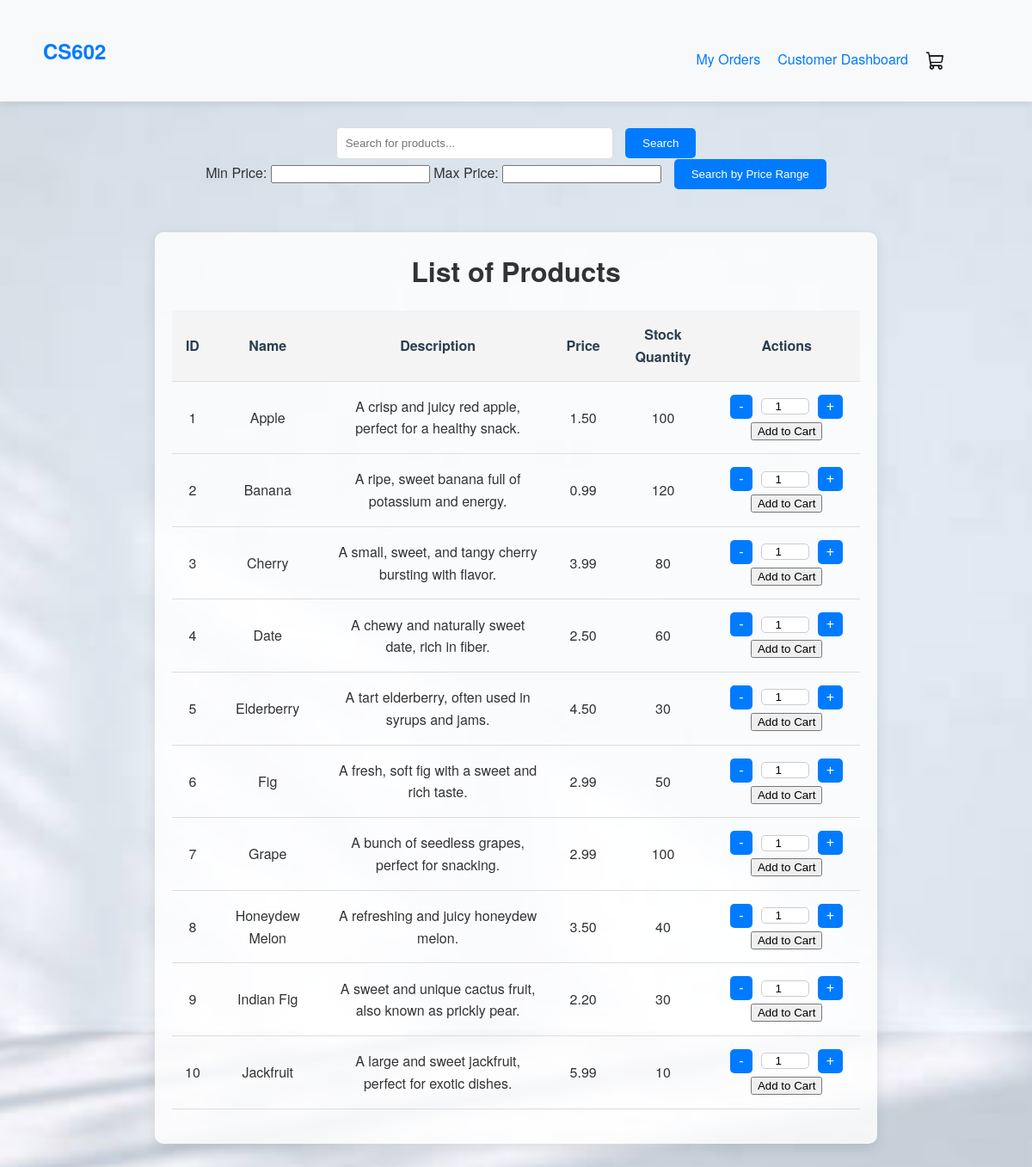
Screenshot of /list_products.php with the database file from the repository.
### tables this page shows
CREATE TABLE products (
                          id INT AUTO_INCREMENT PRIMARY KEY,
                          name VARCHAR(255) NOT NULL,
                          description TEXT,
                          price DECIMAL(10, 2) NOT NULL,
                          stock_quantity INT NOT NULL
);

### list_products.php (the view, shortened to what this page needs)
<?php
require_once('database.php');
$is_admin = isset($_GET['admin']) && $_GET['admin'] == 'true';
$sql = "SELECT * FROM products";
$result = $conn->query($sql);
?>
<!DOCTYPE html>
<html lang="en">
<head>
    <link rel="stylesheet" href="css/main.css">
</head>
<body>
<div class="main-header">
    <div class="logo">
        <a href="index.php"><h2>CS602</h2></a>
    </div>
    <div class="main-nav-links">
        <?php if ($is_admin): ?>
            <a href="admin_dashboard.php">Admin Dashboard</a>
            <a href="add_product.php">Add Product</a>
            <a href="list_customers.php">List of Customers</a>
            <a href="manage_orders.php">Manage Orders</a>
        <?php else: ?>
            <a href="my_orders.php">My Orders</a>
            <a href="customer_dashboard.php">Customer Dashboard</a>
            <a href="shopping_cart.php">
                <img src="images/shopping_cart.png" alt="Shopping Cart" style="height: 24px; vertical-align: middle;">
            </a>
        <?php endif; ?>
    </div>
</div>
<div class="search-container">
    <form method="get" action="search_product.php">
        <input type="text" name="query" placeholder="Search for products...">
        <input type="submit" value="Search">
    </form>
    <form method="get" action="search_product.php">
        <label for="min_price">Min Price:</label>
        <input type="number" name="min_price" id="min_price" step="0.01">
        <label for="max_price">Max Price:</label>
        <input type="number" name="max_price" id="max_price" step="0.01">
        <input type="submit" value="Search by Price Range">
    </form>
</div>
<div class="container">
    <h1 style="text-align:center;">List of Products</h1>
    <table>
        <thead>
        <tr>
            <th>ID</th>
            <th>Name</th>
            <th>Description</th>
            <th>Price</th>
            <th>Stock Quantity</th>
            <th>Actions</th>
        </tr>
        </thead>
        <tbody>
        <?php
        if ($result->num_rows > 0) {
            while($row = $result->fetch_assoc()) {
                echo "<tr>
                        <td>".$row['id']."</td>
                        <td>".$row['name']."</td>
                        <td>".$row['description']."</td>
                        <td>".$row['price']."</td>
                        <td>".$row['stock_quantity']."</td>
                        <td>";
                if ($is_admin) {
                    echo "<form method='post' action='update_stock.php' class='update-stock-form'>
                            <input type='hidden' name='product_id' value='".$row['id']."'>
                            <input type='number' name='new_stock_quantity' value='".$row['stock_quantity']."' min='0'>
                            <input type='submit' value='Update Stock' class='update-stock-btn'>
                          </form>
                          <a href='delete_product.php?id=".$row['id']."' onclick=\"return confirm('Are you sure you want to delete this product?');\">Delete</a>";
                } else {
                    echo "<form method='post' action='shopping_cart.php'>
                            <input type='hidden' name='product_id' value='".$row['id']."'>
                            <div class='quantity-controls'>
                                <button type='button' onclick='decrementQuantity(this)'>-</button>
                                <input type='number' name='quantity' value='1' min='1' max='".$row['stock_quantity']."' readonly>
                                <button type='button' onclick='incrementQuantity(this)'>+</button>
                            </div>
                            <input type='submit' value='Add to Cart'>
                          </form>";
                }
                echo "</td>
                    </tr>";
            }
        } else {
            echo "<tr><td colspan='6' style='text-align: center;'>No products found</td></tr>";
        }
        ?>
        </tbody>
    </table>
</div>
</body>
</html>

### css/main.css (style rules this page uses)
body, h1, p, a { margin: 0; padding: 0; text-decoration: none; color: inherit; }
body { font-family: 'Helvetica Neue', Arial, sans-serif; background: url('../images/backgroundImage.jpg') no-repeat center center fixed; background-size: cover; color: #333; line-height: 1.6; position: relative; z-index: 1; }
.main-header { display: flex; justify-content: space-between; align-items: center; padding: 20px 50px; background-color: #f8f9fa; box-shadow: 0 2px 10px rgba(0, 0, 0, 0.1); margin-bottom: 30px; }
.logo h2 { font-size: 24px; font-weight: bold; color: #007bff; }
.main-nav-links { display: flex; justify-content: flex-end; gap: 20px; margin-top: 20px; margin-right: 50px; }
.main-nav-links a { color: #007bff; font-size: 16px; text-decoration: none; font-weight: 500; }
.container { margin: 50px auto; max-width: 800px; padding: 20px; background-color: rgba(255, 255, 255, 0.8); border-radius: 10px; box-shadow: 0 5px 15px rgba(0, 0, 0, 0.1); }
table { width: 100%; border-collapse: collapse; margin-bottom: 20px; }
th, td { padding: 15px; text-align: center; border-bottom: 1px solid #ddd; }
th { background-color: #f4f4f4; font-weight: bold; color: #2c3e50; }
td { font-size: 1em; vertical-align: middle; }
h1 { margin-bottom: 20px; font-size: 2em; text-align: center; }
.quantity-controls { display: flex; align-items: center; justify-content: center; }
.quantity-controls button { padding: 5px 10px; margin: 0 5px; font-size: 1em; }
.quantity-controls input { text-align: center; width: 50px; }
.quantity-controls button { padding: 5px; background-color: #007bff; color: white; border: none; border-radius: 5px; cursor: pointer; }
.quantity-controls input { text-align: center; width: 40px; margin: 0 5px; }
.quantity-controls { display: flex; justify-content: center; align-items: center; }
.quantity-controls button { background-color: #007bff; color: white; border: none; padding: 5px 10px; cursor: pointer; transition: background-color 0.3s ease; border-radius: 5px; }
.quantity-controls input { width: 50px; text-align: center; border: 1px solid #ccc; border-radius: 5px; margin: 0 5px; }
.search-container { margin-bottom: 20px; text-align: center; }
.search-container input[type="text"] { padding: 10px; width: 300px; border: 1px solid #ddd; border-radius: 5px; }
.search-container input[type="submit"] { padding: 10px 20px; background-color: #007bff; color: white; border: none; border-radius: 5px; cursor: pointer; margin-left: 10px; }

### rows the page displays
products: id "1", name "Apple", description "A crisp and juicy red apple, perfect for a healthy snack.", price "1.50", stock_quantity "100"
products: id "2", name "Banana", description "A ripe, sweet banana full of potassium and energy.", price "0.99", stock_quantity "120"
products: id "3", name "Cherry", description "A small, sweet, and tangy cherry bursting with flavor.", price "3.99", stock_quantity "80"
products: id "4", name "Date", description "A chewy and naturally sweet date, rich in fiber.", price "2.50", stock_quantity "60"
products: id "5", name "Elderberry", description "A tart elderberry, often used in syrups and jams.", price "4.50", stock_quantity "30"
products: id "6", name "Fig", description "A fresh, soft fig with a sweet and rich taste.", price "2.99", stock_quantity "50"
products: id "7", name "Grape", description "A bunch of seedless grapes, perfect for snacking.", price "2.99", stock_quantity "100"
products: id "8", name "Honeydew Melon", description "A refreshing and juicy honeydew melon.", price "3.50", stock_quantity "40"
products: id "9", name "Indian Fig", description "A sweet and unique cactus fruit, also known as prickly pear.", price "2.20", stock_quantity "30"
products: id "10", name "Jackfruit", description "A large and sweet jackfruit, perfect for exotic dishes.", price "5.99", stock_quantity "10"
